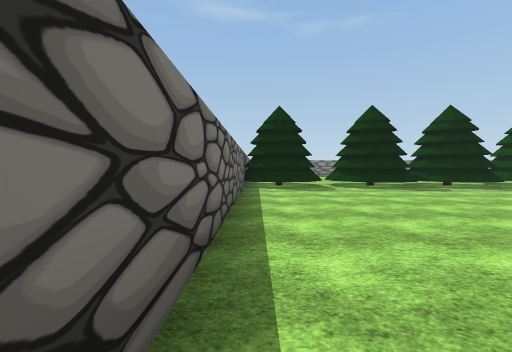
view 1 (above)

24 first-person views from a walk through a Unity game level. The camera is 1.4 m above the floor, tilts 2° down and sees 90° across. The floor is counted in squares, 2 m on a side. Each view is taken from the middle of a square. On the plan, view 1 faces up. The plan holds only what a view shows up to about 9 squares ahead; the rest is blank. The player is left out. Some surface patterns are stand-ins.

view 2
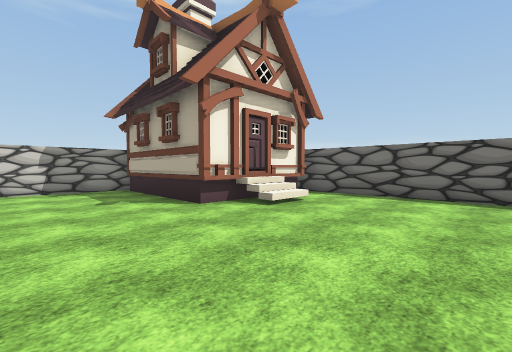

view 3
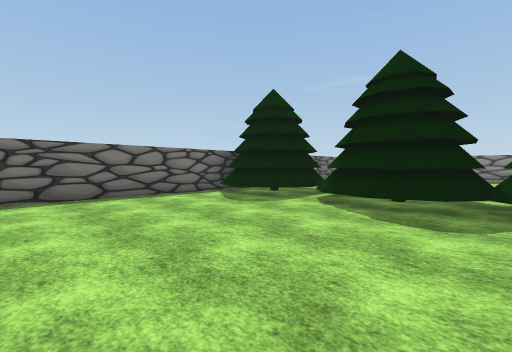

view 4
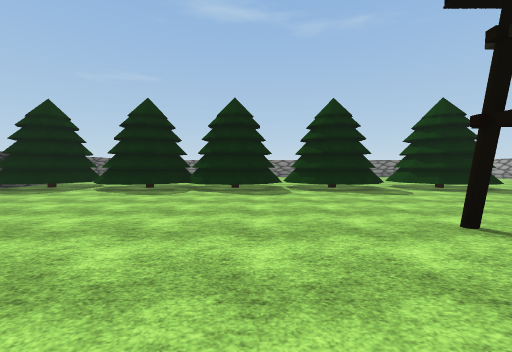

view 5
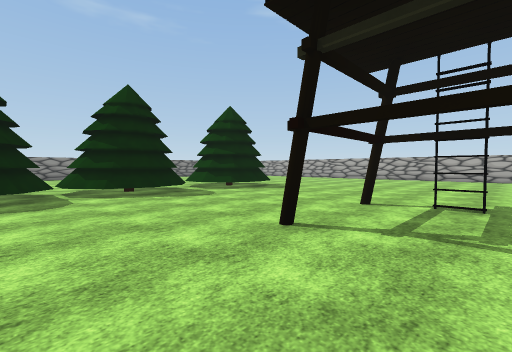

view 6
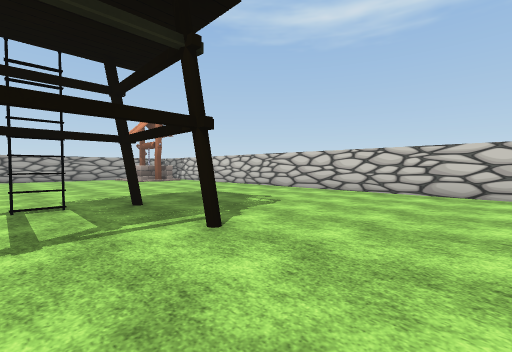

view 7
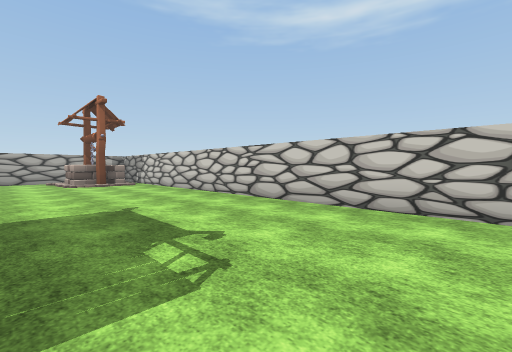

view 8
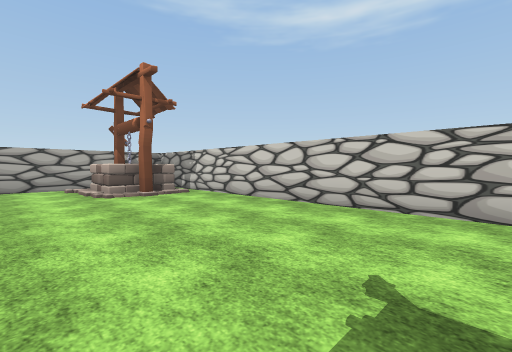

view 9
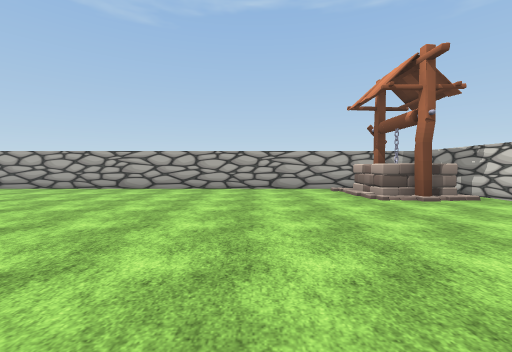

view 10
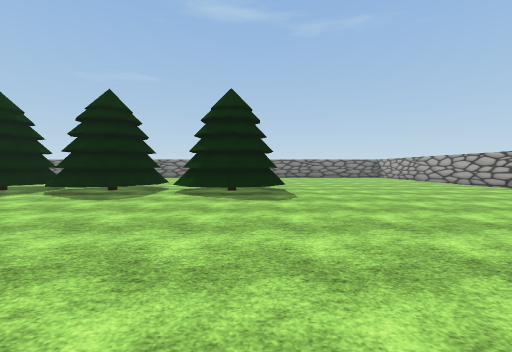

view 11
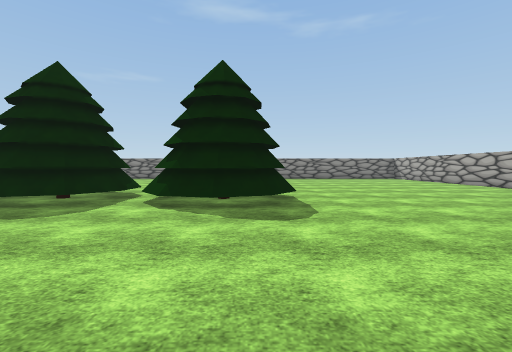

view 12
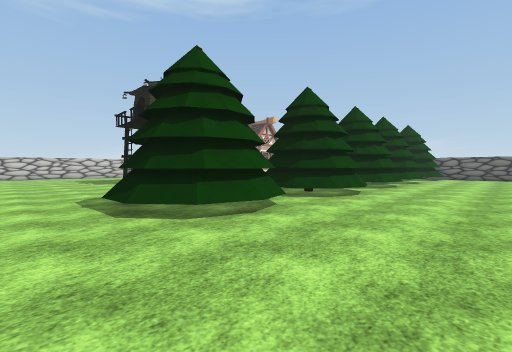

view 13
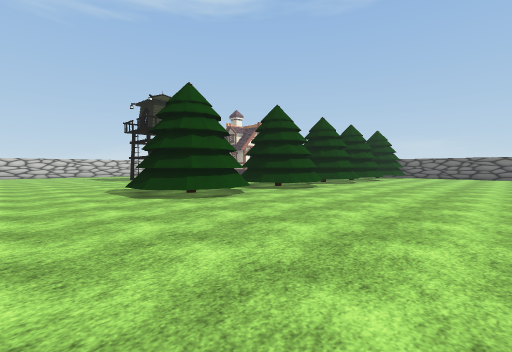

view 14
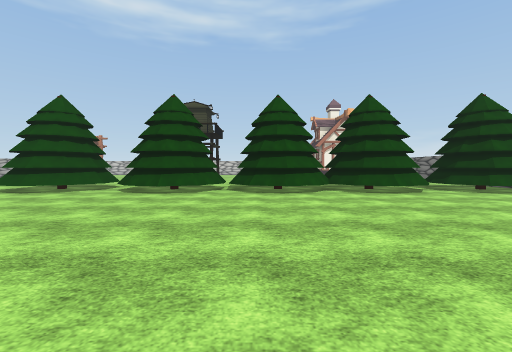

view 15
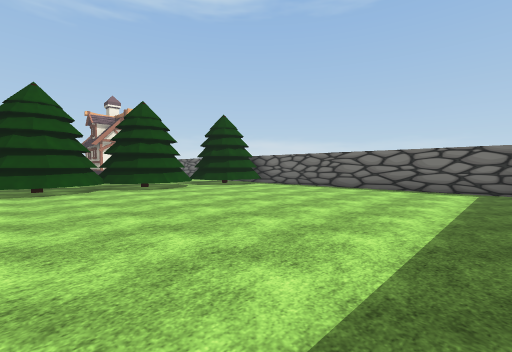

view 16
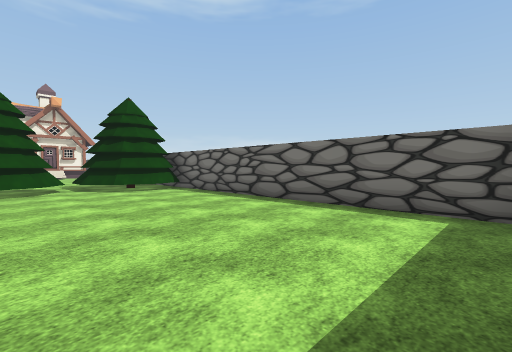

view 17
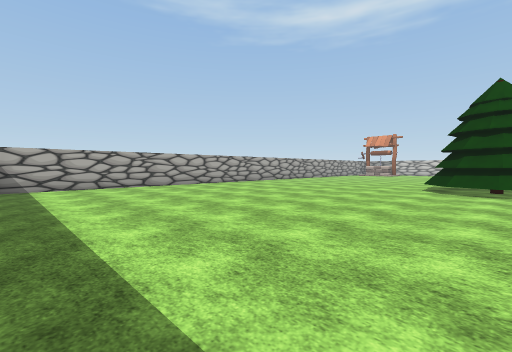

view 18
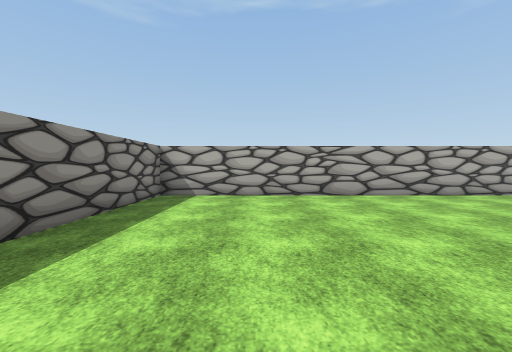

view 19
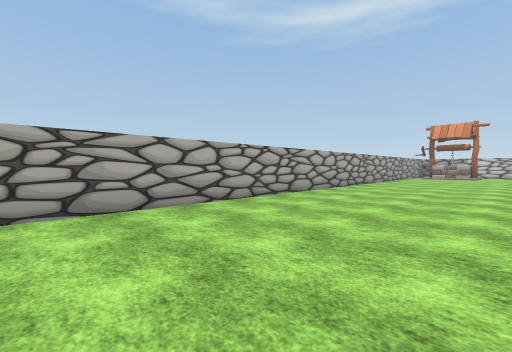

view 20
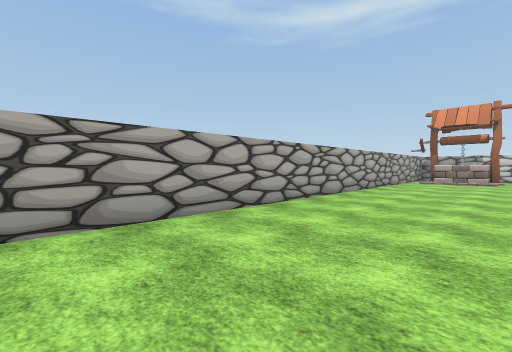

view 21
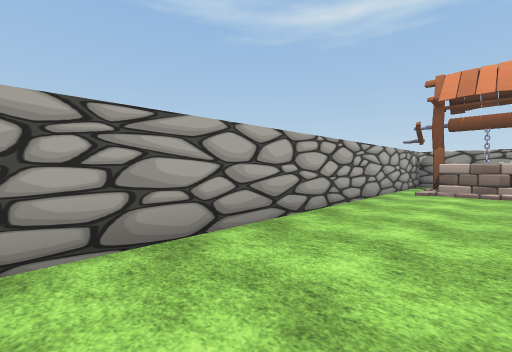

view 22
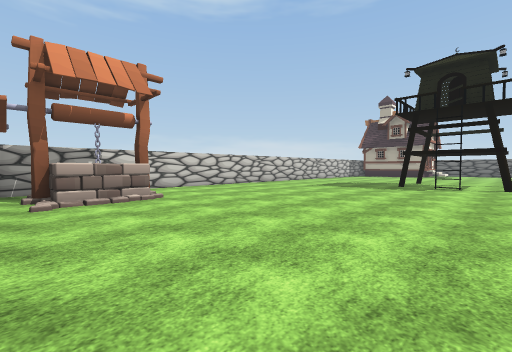

view 23
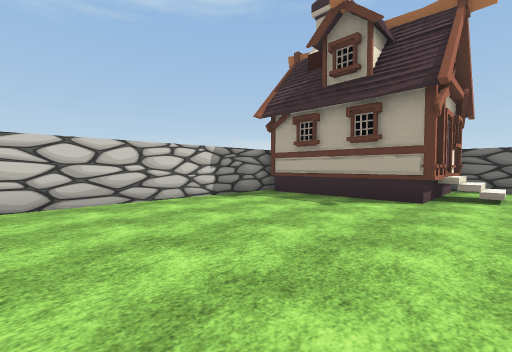

view 24
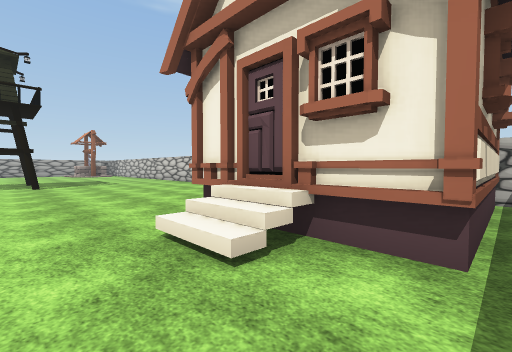

### Floor plan
Points are (right, up) in squares from view 1. A wall is a line through its corners. A room is listed if a view was taken in it or the views show most of it. See-through windows are left out.
Room 1 (view 1)
walls: (-0.4, 0.4) (-0.4, -0.6)
ways out: opening at (0, 0) to room 2
objects: other object (1, -4) to (3, 0)
Room 2 (views 2, 3, 4, 5, 6, 7, 8, 9, 10, 11, 12, 13, 14, 15, 16, 17, 18, 19, 20, 21, 22, 23, 24)
walls: (-0.4, 9.2) (-0.4, 0.4); (3.8, -4.3) (23.3, -4.3) (23.3, 19.3) (19.2, 19.3); (-0.4, 19.1) (-0.4, 11.6)
ways out: opening at (0, 0) to room 1; gap at (22, -4)
objects: tree (0, 9) to (2, 11); tree (3, 9) to (5, 11); tree (6, 9) to (9, 11); tree (10, 9) to (12, 11); other object (13, 1); other object (13, 3) to (13, 4); tree (13, 9) to (15, 11); other object (21, -3) to (22, -2)

Where each view was taken, in squares from view 1:
view 1: 0 up, 0 right, facing up
view 2: 4 up, 6 right, facing down-left
view 3: 4 up, 6 right, facing up-left
view 4: 1 up, 8 right, facing up
view 5: 2 up, 8 right, facing up-right
view 6: 3 up, 8 right, facing down-right
view 7: 0 up, 10 right, facing down-right
view 8: 0 up, 14 right, facing down-right
view 9: 1 up, 15 right, facing right
view 10: 2 up, 15 right, facing up
view 11: 4 up, 15 right, facing up
view 12: 14 up, 17 right, facing down-left
view 13: 16 up, 18 right, facing down-left
view 14: 18 up, 8 right, facing down
view 15: 19 up, 8 right, facing down-left
view 16: 19 up, 4 right, facing down-left
view 17: 19 up, 14 right, facing down-right
view 18: 17 up, 17 right, facing right
view 19: 16 up, 19 right, facing down-right
view 20: 11 up, 20 right, facing down-right
view 21: 6 up, 21 right, facing down-right
view 22: 4 up, 23 right, facing down-left
view 23: 1 up, 9 right, facing down-left
view 24: 2 up, 0 right, facing down-right
